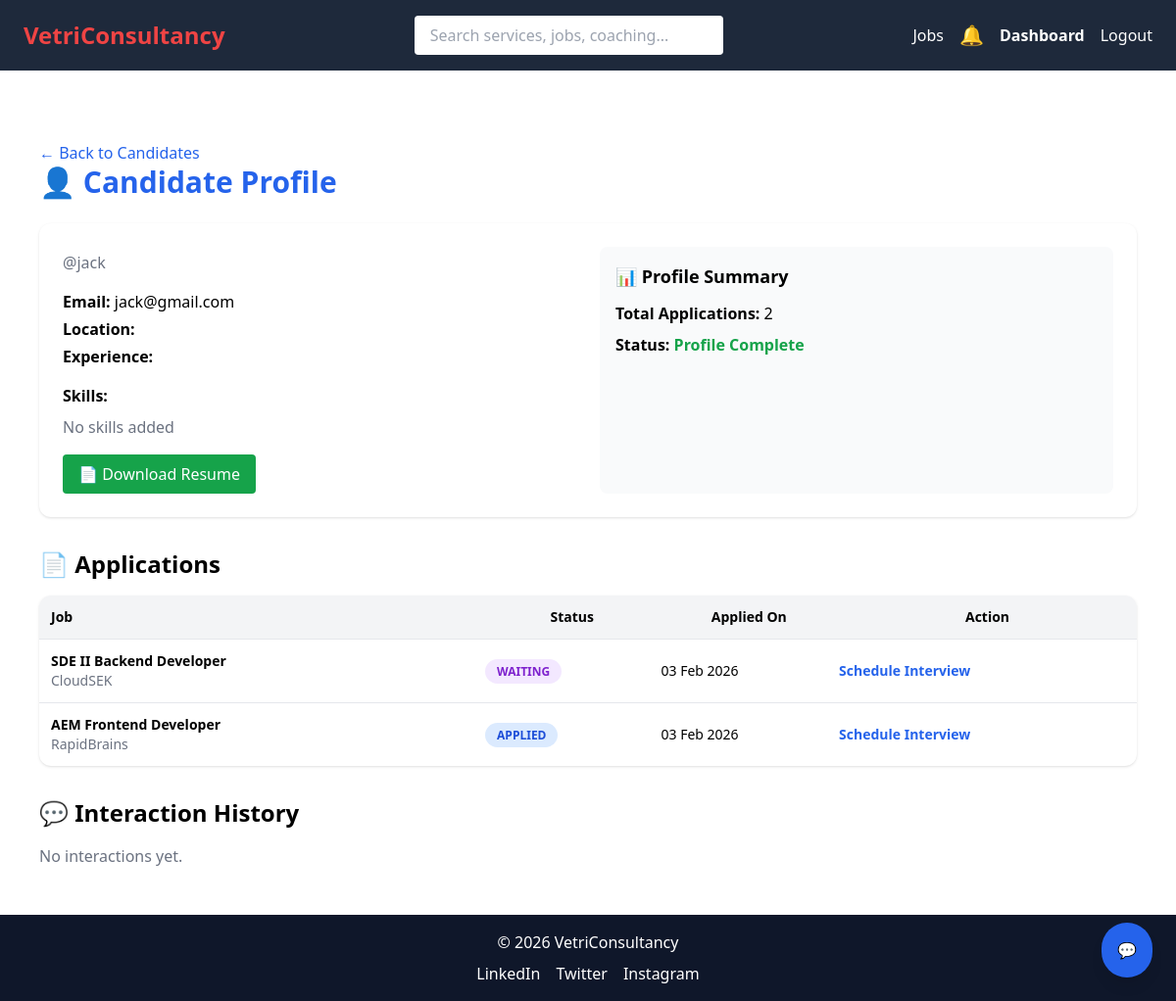
/dashboard/candidate/2/ (signed in), run on the app's committed database.
### VCS/models.py (models this page shows, shortened)
class Profile(models.Model):
    user = models.OneToOneField(User, on_delete=models.CASCADE)
    phone = models.CharField(max_length=20)
    bio = models.TextField()
    education = models.CharField(max_length=200)
    location = models.CharField(max_length=100)
    experience = models.CharField(max_length=100)
    skills = models.TextField()
    resume = models.FileField(upload_to='resumes/', blank=True, null=True)
    is_pro = models.BooleanField(default=False)

class JobApplication(models.Model):
    STATUS_CHOICES = [
        ('APPLIED', 'Applied'),
        ('VIEWED', 'Viewed by Recruiter'),
        ('WAITING', 'Waiting for Recruiter Action'),
        ('REJECTED', 'Rejected'),
        ('HIRED', 'Hired'),
    ]
    user = models.ForeignKey(User, on_delete=models.CASCADE)
    job = models.ForeignKey(Job, on_delete=models.CASCADE)
    applied_at = models.DateTimeField(auto_now_add=True)
    status = models.CharField(max_length=20, choices=STATUS_CHOICES, default='APPLIED')
    updated_at = models.DateTimeField(auto_now=True)
    resume = models.FileField(upload_to='resumes/', blank=True, null=True)
    class Meta:
        unique_together = ('user', 'job')

class Job(models.Model):
    EXPERIENCE_CHOICES = [
        ('FRESHER', 'Fresher'),
        ('1-3', '1–3 Years'),
        ('3-5', '3–5 Years'),
        ('5+', '5+ Years'),
    ]
    company_name = models.CharField(max_length=200, db_index=True)
    job_title = models.CharField(max_length=200, db_index=True)
    location = models.CharField(max_length=100, db_index=True)
    experience = models.CharField(
        max_length=10,
        choices=EXPERIENCE_CHOICES,
        db_index=True
    )
    salary_range = models.IntegerField(help_text="Monthly salary", db_index=True)
    is_remote = models.BooleanField(default=False)
    eligibility = models.TextField()
    job_description = models.TextField()
    posted_at = models.DateTimeField(auto_now_add=True, db_index=True)
    saved_by = models.ManyToManyField(User, blank=True, related_name='saved_jobs')
    applied_by = models.ManyToManyField(User, through='JobApplication', related_name='applied_jobs')
    class Meta:
        indexes = [
            models.Index(fields=['job_title']),
            models.Index(fields=['location']),
            models.Index(fields=['experience']),
            models.Index(fields=['salary_range']),
        ]

### VCS/views.py (the view)
# urls.py: path('dashboard/candidate/<int:user_id>/', admin_candidate_detail, name='admin_candidate_detail'),
@staff_member_required
def admin_candidate_detail(request, user_id):
    profile = get_object_or_404(
        Profile,
        user_id=user_id,
        user__is_superuser=False,
        user__is_staff=False
    )
    applications = JobApplication.objects.filter(user=profile.user)
    interactions = Interaction.objects.filter(application__user=profile.user)
    return render(request, 'admin/candidate_detail.html', {
        'profile': profile,
        'applications': applications,
        'interactions': interactions
    })

### VCS/context_processors.py (called while the page is built)
def notification_count(request):
    if request.user.is_authenticated:
        unread_count = Notification.objects.filter(
            user=request.user,
            is_read=False
        ).count()
        latest_notifications = Notification.objects.filter(
            user=request.user
        ).order_by('-created_at')[:5]
    else:
        unread_count = 0
        latest_notifications = []
    return {
        'notification_count': unread_count,
        'latest_notifications': latest_notifications,
    }

### VCS/templates/admin/candidate_detail.html (shortened to what this page needs)
{% extends 'base.html' %}
{% block content %}
<div class="max-w-6xl mx-auto px-4 py-6">
<div class="mt-6">
    <a href="{% url 'admin_candidates' %}"
       class="text-blue-600 hover:underline">
        ← Back to Candidates
    </a>
</div>
<h1 class="text-3xl font-bold mb-6 text-blue-600">👤 Candidate Profile</h1>
<div class="bg-white rounded-xl shadow p-6 mb-8 grid md:grid-cols-2 gap-6">
    <div>
        <p class="text-gray-500">@{{ profile.user.username }}</p>
        <div class="mt-4 space-y-1">
            <p><strong>Email:</strong> {{ profile.user.email }}</p>
            <p><strong>Location:</strong> {{ profile.location }}</p>
            <p><strong>Experience:</strong> {{ profile.experience }}</p>
        </div>
        <p class="mt-4 font-semibold">Skills:</p>
        <div class="flex flex-wrap gap-2 mt-2">
            {% for skill in skills_list %}
                <span class="bg-blue-100 text-blue-700 px-3 py-1 rounded-full text-sm">
                    {{ skill }}
                </span>
            {% empty %}
                <span class="text-gray-500">No skills added</span>
            {% endfor %}
        </div>
        {% if profile.resume %}
        <a href="{{ profile.resume.url }}" target="_blank"
           class="inline-block mt-4 bg-green-600 text-white px-4 py-2 rounded hover:bg-green-700">
            📄 Download Resume
        </a>
        {% endif %}
    </div>
    <div class="bg-gray-50 p-4 rounded-lg">
        <h3 class="font-semibold text-lg mb-3">📊 Profile Summary</h3>
        <p><strong>Total Applications:</strong> {{ applications.count }}</p>
        <p class="mt-2"><strong>Status:</strong>
            {% if profile.resume %}
                <span class="text-green-600 font-semibold">Profile Complete</span>
            {% else %}
                <span class="text-red-600 font-semibold">Incomplete</span>
            {% endif %}
        </p>
    </div>
</div>
<h2 class="text-2xl font-bold mb-4">📄 Applications</h2>
<div class="overflow-x-auto bg-white rounded-xl shadow mb-8">
<table class="min-w-full text-sm">
<thead class="bg-gray-100">
<tr>
    <th class="p-3 text-left">Job</th>
    <th>Status</th>
    <th>Applied On</th>
    <th>Action</th>
</tr>
</thead>
<tbody>
{% for app in applications %}
<tr class="border-t hover:bg-gray-50">
    <td class="p-3">
        <div class="font-semibold">{{ app.job.job_title }}</div>
        <div class="text-gray-500 text-sm">{{ app.job.company_name }}</div>
    </td>
    <td>
        <span class="px-3 py-1 rounded-full text-xs font-semibold
        {% if app.status == 'HIRED' %}bg-green-100 text-green-700
        {% elif app.status == 'REJECTED' %}bg-red-100 text-red-700
        {% elif app.status == 'WAITING' %}bg-purple-100 text-purple-700
        {% else %}bg-blue-100 text-blue-700{% endif %}">
            {{ app.status }}
        </span>
    </td>
    <td>{{ app.applied_at|date:"d M Y" }}</td>
    <td>
        <a href="{% url 'schedule_interview' app.id %}"
           class="text-blue-600 hover:underline font-semibold">
            Schedule Interview
        </a>
    </td>
</tr>
{% empty %}
<tr>
    <td colspan="4" class="p-4 text-center text-gray-500">
        No applications found.
    </td>
</tr>
{% endfor %}
</tbody>
</table>
</div>
<h2 class="text-2xl font-bold mb-4">💬 Interaction History</h2>
<div class="space-y-4">
{% for interaction in interactions %}
<div class="bg-white p-4 rounded-lg shadow border-l-4 border-blue-600">
    <p>{{ interaction.message }}</p>
    <span class="text-sm text-gray-500">
        {{ interaction.created_at|date:"d M Y H:i" }} by {{ interaction.admin.username }}
    </span>
</div>
{% empty %}
<p class="text-gray-500">No interactions yet.</p>
{% endfor %}
</div>
</div>
{% endblock %}

### data on the page
Profile: user.username "jack", user.email "jack@gmail.com"
JobApplication: job.job_title "SDE II Backend Developer", job.company_name "CloudSEK", status "WAITING", applied_at "03 Feb 2026"
JobApplication: job.job_title "AEM Frontend Developer", job.company_name "RapidBrains", status "APPLIED", applied_at "03 Feb 2026"

### other printed values
{{ applications.count }} "2"
